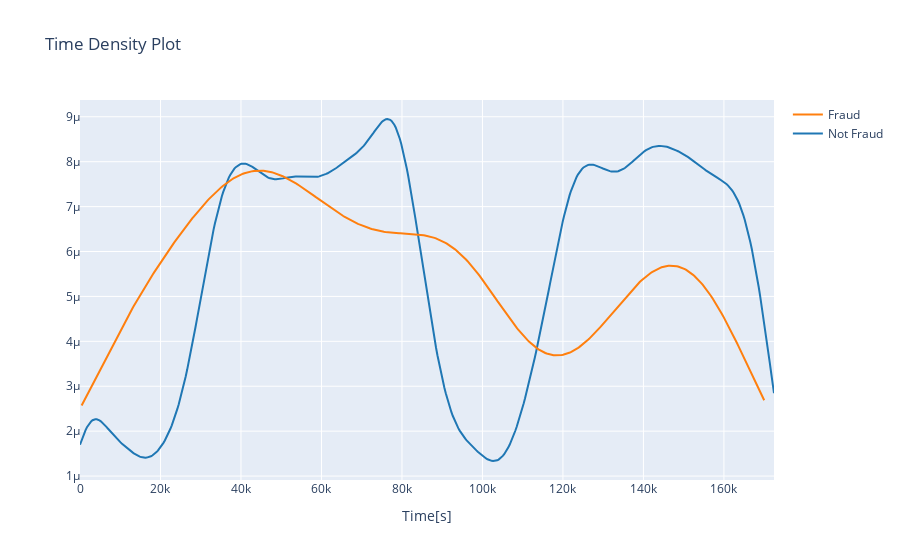

This figure's notebook cell:
### Code cell
class_0 = dataset.loc[dataset['Class'] ==0]['Time']
class_1 = dataset.loc[dataset['Class'] ==1]['Time']


hist_data = [class_0, class_1]
group_labels = ['Not Fraud' , 'Fraud']

fig = ff.create_distplot(hist_data, group_labels, show_hist = False, show_rug = False)
fig['layout'].update(title = "Time Density Plot" , xaxis = dict(title = "Time[s]"))
iplot(fig, filename = "dist_only")

### Figure 1 — Plotly figure (JSON) as saved in the notebook; plotly's stock layout.template omitted (floating-point values rounded to 4 significant figures; data arrays with more than 128 entries replaced by an {"elided": "..."} marker saying what was removed)
{"data": [{"legendgroup": "Not Fraud", "marker": {"color": "rgb(31, 119, 180)"}, "mode": "lines", "name": "Not Fraud", "showlegend": true, "type": "scatter", "x": {"elided": "500 float values"}, "xaxis": "x", "y": {"elided": "500 float values"}, "yaxis": "y"}, {"legendgroup": "Fraud", "marker": {"color": "rgb(255, 127, 14)"}, "mode": "lines", "name": "Fraud", "showlegend": true, "type": "scatter", "x": {"elided": "500 float values"}, "xaxis": "x", "y": {"elided": "500 float values"}, "yaxis": "y"}], "layout": {"barmode": "overlay", "hovermode": "closest", "legend": {"traceorder": "reversed"}, "title": {"text": "Time Density Plot"}, "xaxis": {"anchor": "y2", "domain": [0, 1], "title": {"text": "Time[s]"}, "zeroline": false}, "yaxis": {"anchor": "free", "domain": [0, 1], "position": 0}}}
